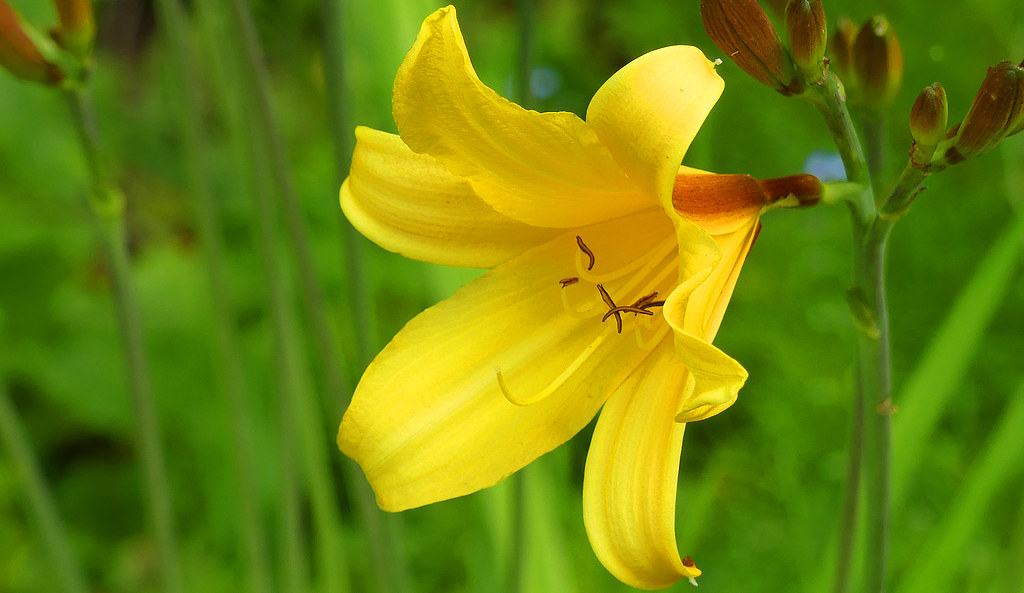
#> input picture Image processing/Photos/photo.jpg, 1024 x 593 px
$ python Karnels_in_Gaussian_blur.py
#> lines starting #> are read from the running program, lines starting #| are printed output that depends on the picture
import cv2
import matplotlib.pyplot as plt

# Load the image in grayscale
image = cv2.imread(r"../Photos/photo.jpg", cv2.IMREAD_GRAYSCALE)
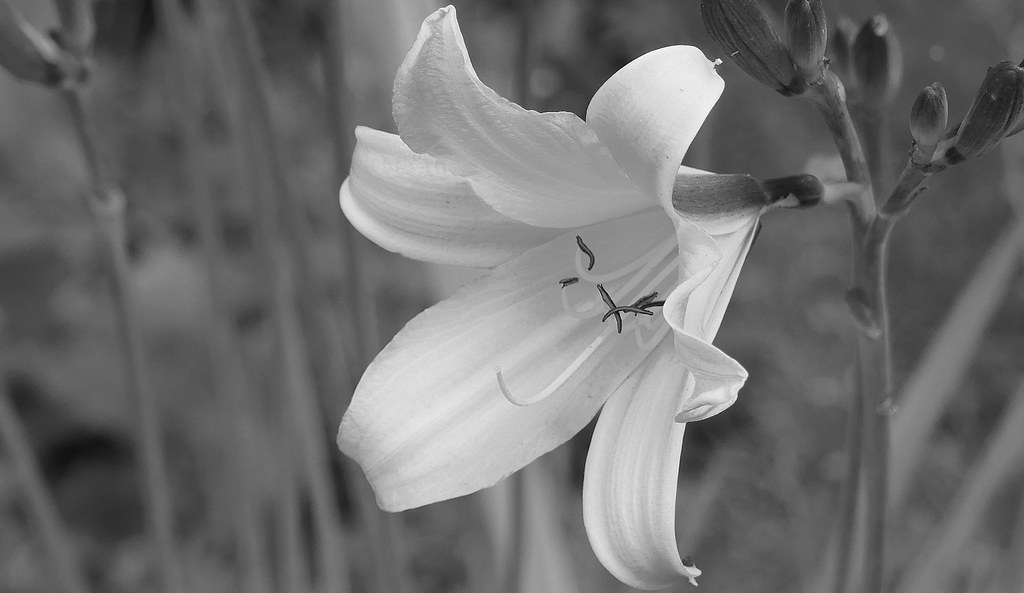
#> image: shape (593, 1024); min 0, max 255, mean 111.1

if image is None:
    print("Error: Image not found!")
else:
    # Apply Gaussian Blur
    # Parameters: (source_image, kernel_size, sigmaX)
    # kernel_size must be a tuple of odd numbers, e.g., (5, 5)
    # sigmaX is the standard deviation in the X direction. If 0, it's calculated from the kernel size.
    blurred_light = cv2.GaussianBlur(image, (5, 5), 0)
    blurred_heavy = cv2.GaussianBlur(image, (21, 21), 0)

    # Display the results
    plt.figure(figsize=(15, 5))
    plt.subplot(1, 3, 1), plt.imshow(image, cmap='gray'), plt.title('Original')
    plt.subplot(1, 3, 2), plt.imshow(blurred_light, cmap='gray'), plt.title('Light Blur (5x5 Kernel)')
    plt.subplot(1, 3, 3), plt.imshow(blurred_heavy, cmap='gray'), plt.title('Heavy Blur (21x21 Kernel)')
    plt.show()
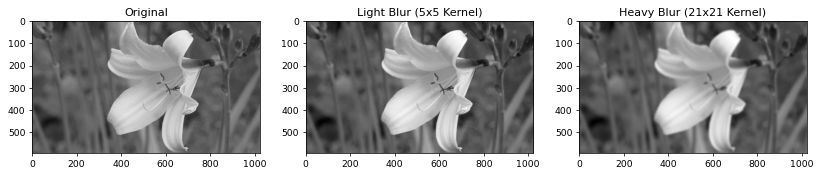
#> figure drawn by matplotlib, 3 panels

$ run again, with Image processing/Photos/low_const.jpg copied over Image processing/Photos/photo.jpg
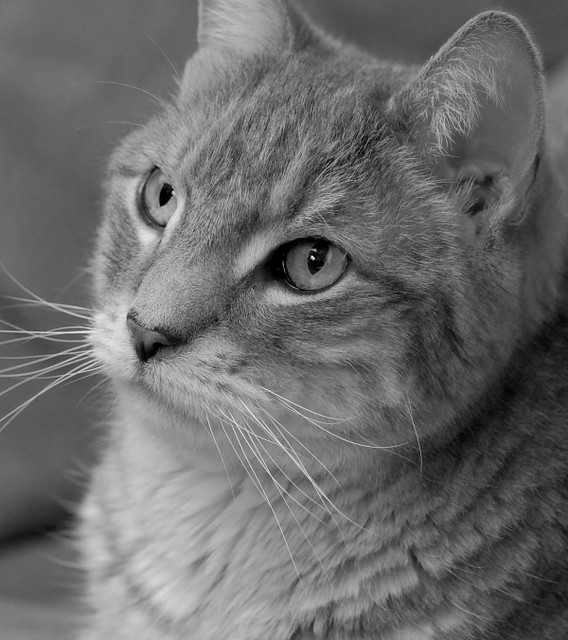
#> input picture Image processing/Photos/low_const.jpg, 568 x 640 px
#> image is the input picture: shape (640, 568); min 0, max 255, mean 107.3
#> `blurred_heavy = cv2.GaussianBlur(image, (21, 21), 0)`:
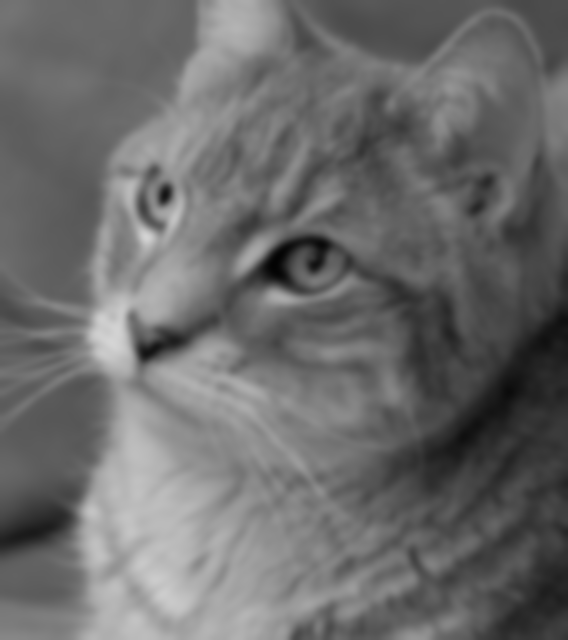
#> blurred_heavy: shape (640, 568); min 2, max 213, mean 107.3
#> `plt.show()`:
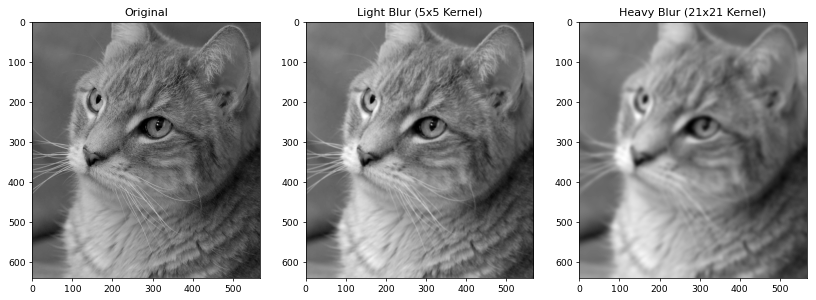
#> figure drawn by matplotlib, 3 panels

$ run again, with Image processing/Photos/source.jpg copied over Image processing/Photos/photo.jpg
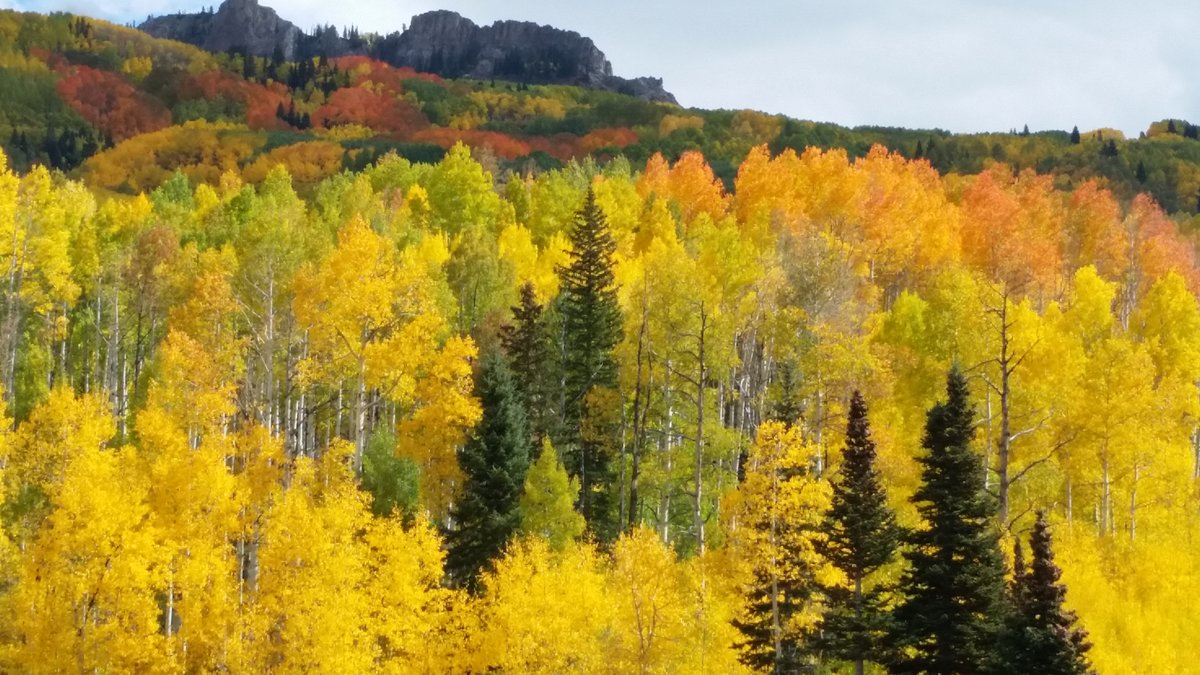
#> input picture Image processing/Photos/source.jpg, 1200 x 675 px
#> `blurred_heavy = cv2.GaussianBlur(image, (21, 21), 0)`:
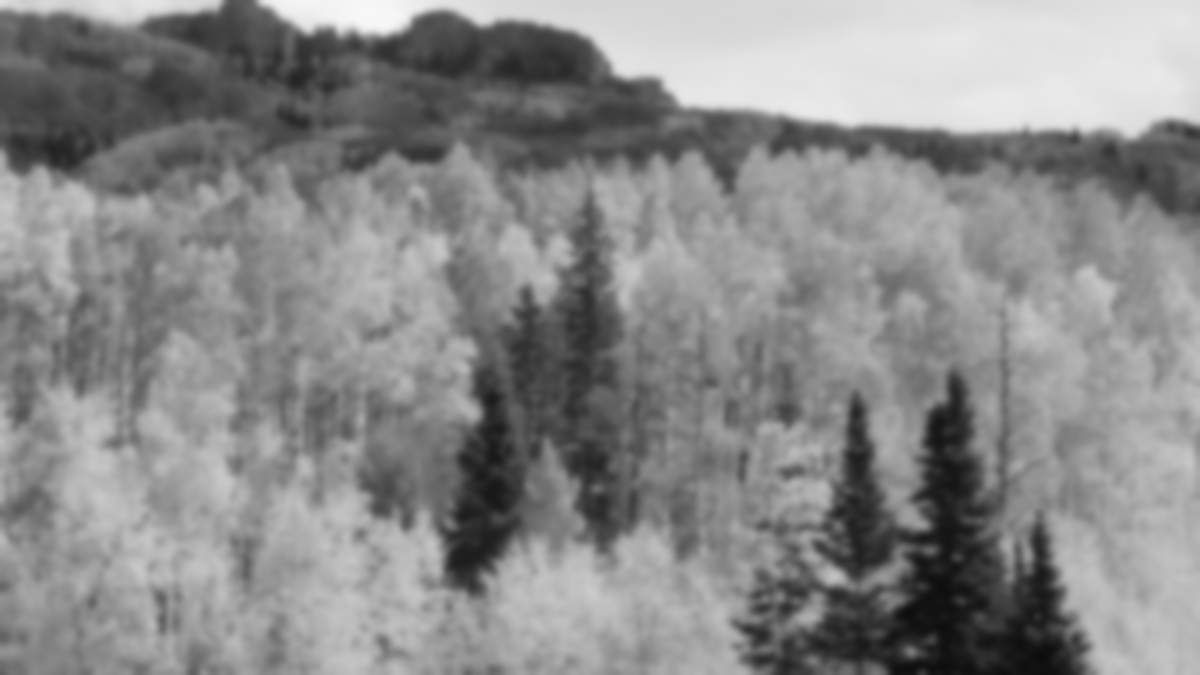
#> blurred_heavy: shape (675, 1200); min 12, max 248, mean 137.4
#> `plt.show()`:
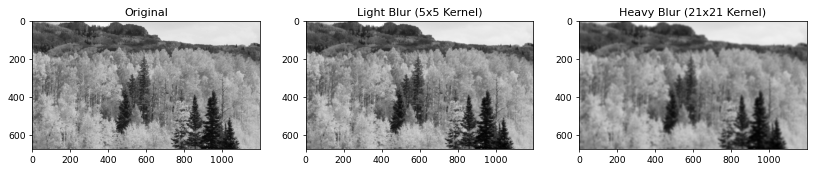
#> figure drawn by matplotlib, 3 panels
